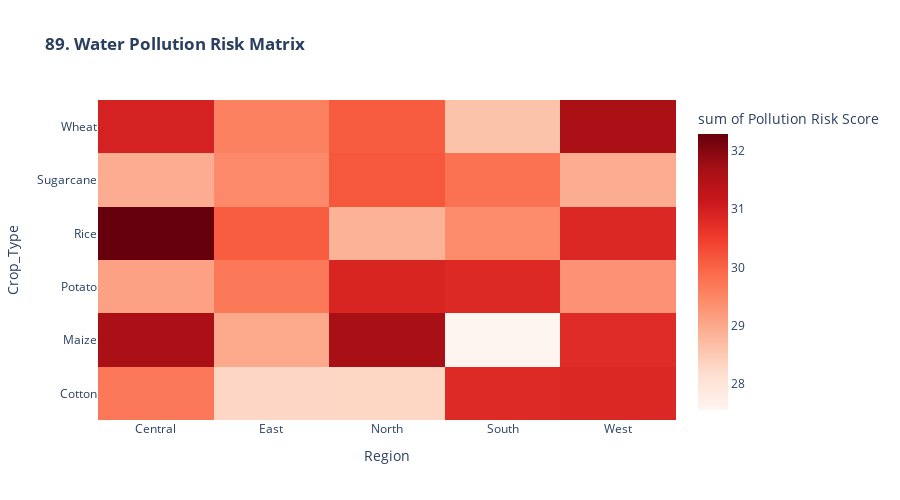

Notebook code cell kept with this figure:
### Markdown cell above
### *Pollution risk factors*

### Code cell
print("\n89. Water Pollution Risk...")

# Pollution risk factors
df['Pollution_Risk'] = (
    (df['Electrical_Conductivity'] > 2).astype(int) * 0.4 +  # Salinity
    (df['Previous_Irrigation_mm'] > 100).astype(int) * 0.3 +  # Over-irrigation
    (df['Soil_Type'] == 'Sandy').astype(int) * 0.3  # Sandy soil = high leaching
) * 100

pollution_map = df.groupby(['Region', 'Crop_Type'], observed=False).agg(
    Pollution_Risk = ('Pollution_Risk', 'mean')).reset_index()

fig89 = px.density_heatmap(pollution_map, x='Region', y='Crop_Type', z='Pollution_Risk',
                           color_continuous_scale='Reds',
                           title='<b>89. Water Pollution Risk Matrix</b>',
                           labels={'Pollution_Risk': 'Pollution Risk Score'})

fig89.update_layout(height=500, plot_bgcolor='white')
fig89.show()

### Figure 1 — Plotly figure (JSON) as saved in the notebook; plotly's stock layout.template omitted (floating-point values rounded to 4 significant figures)
{"data": [{"coloraxis": "coloraxis", "histfunc": "sum", "hovertemplate": "Region=%{x}<br>Crop_Type=%{y}<br>sum of Pollution Risk Score=%{z}<extra></extra>", "name": "", "type": "histogram2d", "x": ["Central", "Central", "Central", "Central", "Central", "Central", "East", "East", "East", "East", "East", "East", "North", "North", "North", "North", "North", "North", "South", "South", "South", "South", "South", "South", "West", "West", "West", "West", "West", "West"], "xaxis": "x", "xbingroup": "x", "y": ["Cotton", "Maize", "Potato", "Rice", "Sugarcane", "Wheat", "Cotton", "Maize", "Potato", "Rice", "Sugarcane", "Wheat", "Cotton", "Maize", "Potato", "Rice", "Sugarcane", "Wheat", "Cotton", "Maize", "Potato", "Rice", "Sugarcane", "Wheat", "Cotton", "Maize", "Potato", "Rice", "Sugarcane", "Wheat"], "yaxis": "y", "ybingroup": "y", "z": [29.69, 31.61, 29.1, 32.3, 28.95, 30.96, 28.29, 29.0, 29.72, 30.09, 29.46, 29.57, 28.31, 31.64, 30.89, 28.86, 30.15, 30.09, 30.8, 27.54, 30.82, 29.41, 29.8, 28.61, 30.83, 30.76, 29.32, 30.83, 28.94, 31.61]}], "layout": {"coloraxis": {"colorbar": {"title": {"text": "sum of Pollution Risk Score"}}, "colorscale": [[0, "rgb(255,245,240)"], [0.125, "rgb(254,224,210)"], [0.25, "rgb(252,187,161)"], [0.375, "rgb(252,146,114)"], [0.5, "rgb(251,106,74)"], [0.625, "rgb(239,59,44)"], [0.75, "rgb(203,24,29)"], [0.875, "rgb(165,15,21)"], [1, "rgb(103,0,13)"]]}, "height": 500, "legend": {"tracegroupgap": 0}, "plot_bgcolor": "white", "title": {"text": "<b>89. Water Pollution Risk Matrix</b>"}, "xaxis": {"anchor": "y", "domain": [0, 1], "title": {"text": "Region"}}, "yaxis": {"anchor": "x", "domain": [0, 1], "title": {"text": "Crop_Type"}}}}
